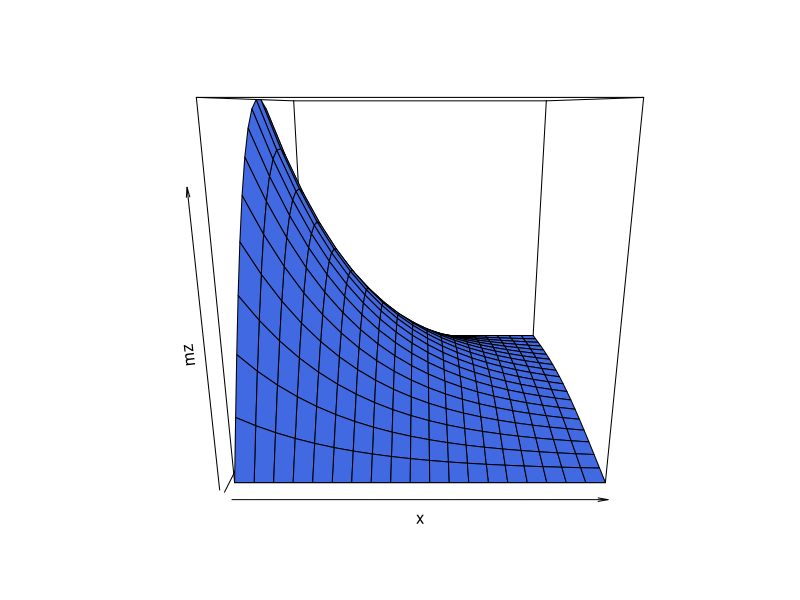

Write R code to recreate this figure.

x <- y <- seq(0,1,length.out = 20)
f <- function(x,y){exp(-pi*x)*sin(pi*y)}
mz <- outer(x,y,f)
persp(x,y,mz,theta = 0, col = "royalblue")
